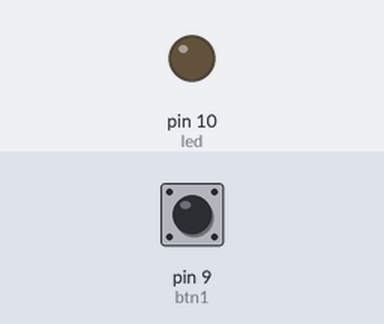
This sketch was run on a simulated Arduino Uno, built with avr-gcc and run on an emulated ATmega328P. Shown: output pins drawn as LEDs (lit = HIGH). Inputs (shaded band) come from the test bench; at power-on: pin 9 (btn1) LOW.

Above: at 1.2 s.
1.3 s: pin 9 (btn1) pulled HIGH for 0.15 s
At 2.2 s:
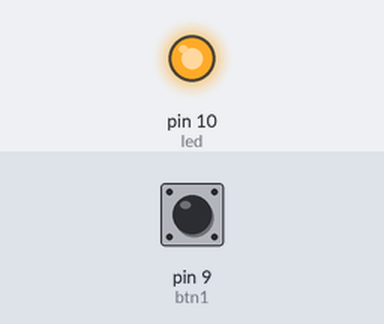
2.9 s: pin 9 (btn1) pulled HIGH for 1 s
At 3.5 s:
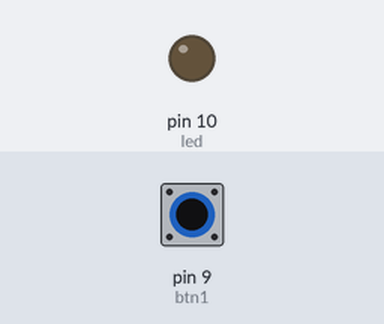
5.4 s: pin 9 (btn1) pulled HIGH for 3.2 s
At 6.6 s:
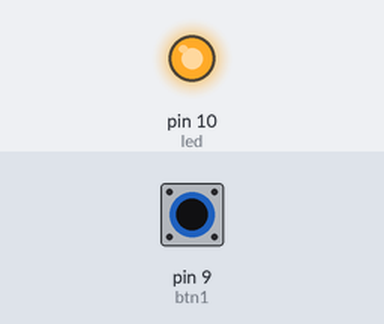
Timing chart, 0 to 8.4 s (numbered marks = the images above; inputs shaded):
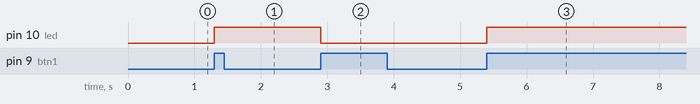

Measured:
- after the input at 1.3 s, pin 10 (led): LOW → HIGH at once
- after the input at 2.9 s, pin 10 (led): HIGH → LOW at once
- after the input at 5.4 s, pin 10 (led): LOW → HIGH at once

The sketch:

scenario_3.ino
```cpp
int high=1;
int low=0;
int push=1;
int release=0;
int btn1=9;
int led=10;
int mode1= 0;
void setup(){
	pinMode(btn1, INPUT);
	pinMode(led, OUTPUT);
}

void loop(){
	if(digitalRead(led) == low && mode1 == 0 && digitalRead(btn1) == push){
		digitalWrite(led, HIGH);
		mode1= 1;
	}

	if(digitalRead(led) == high && mode1 == 0 && digitalRead(btn1) == push){
		digitalWrite(led, LOW);
		mode1= 1;
	}

	if(digitalRead(btn1) == release){
		mode1= 0;
	}

}
```
